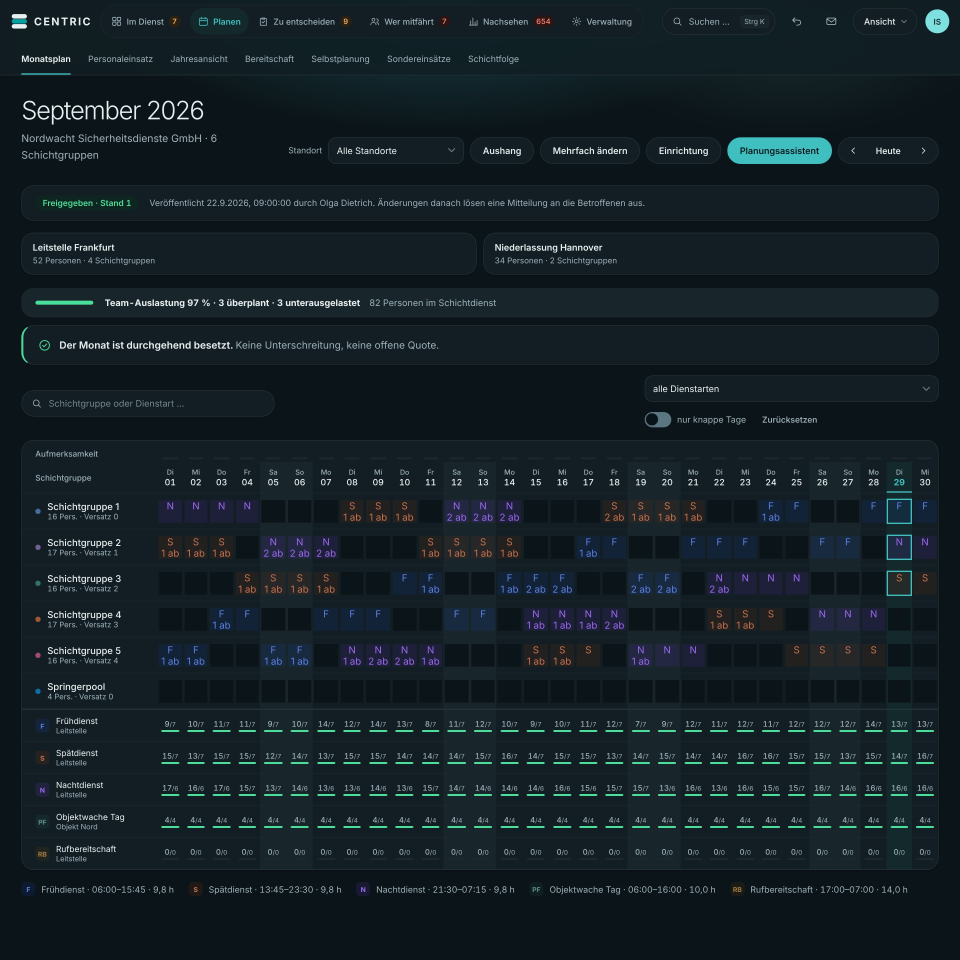
#> input picture marketing/ADV/CENTRIC Ad/assets_in/screens/leitung-plan-dunkel.jpg, 2880 x 2880 px, found by its file name (shown at 1/3 size)
$ python zuschnitt.py '../ADV/CENTRIC Ad/assets_in/screens/leitung-plan-dunkel.jpg' '../ADV/CENTRIC Ad/assets_in/screens/leitung-start-hell.jpg' '../ADV/CENTRIC Ad/assets_in/screens/leitung-plan-hell.jpg'
#> lines starting #> are read from the running program, lines starting #| are printed output that depends on the picture
# Bildausschnitte aus den echten App-Aufnahmen (2x) für die Broschüre
import sys, os
from PIL import Image
A, R, OUT = sys.argv[1], sys.argv[2], sys.argv[3]
# Aufruf: python3 zuschnitt.py <assets_in/screens> <weitere Aufnahmen aus pruefungen/bildersatz.mjs> bild
Z = {
 # Titel: nur der sichtbare Teil (176 × 131 mm bis an den Seitenrand). Ein Bild, das über die Seite
 # hinausragt, lässt Chromium beim Drucken weg.
 "titel_plan_dunkel": (A, "leitung-plan-dunkel.jpg", (0, 0, 2368, 1763)),
 "start":            (A, "leitung-start-hell.jpg", (0, 0, 2880, 1330)),
 "plan":             (A, "leitung-plan-hell.jpg", (0, 260, 2880, 2000)),
 "folge_raster":     (A, "leitung-folge-hell.jpg", (60, 830, 1425, 1680)),
 "folge_werte":      (A, "leitung-folge-hell.jpg", (40, 540, 2830, 810)),
 "pruef_kopf":       (A, "leitung-pruef-hell.jpg", (0, 200, 2880, 1015)),
 "pruef_liste":      (A, "leitung-pruef-hell.jpg", (2135, 1340, 2815, 2045)),
 "pruef_regel":      (A, "leitung-pruef-hell.jpg", (2135, 2080, 2815, 2390)),
 "krank":            (A, "dialog-krankmeldung.jpg", (722, 452, 2158, 1348)),
 "assistent":        (R, "dialog-planungsassistent.jpg", (700, 525, 2180, 1340)),
 "boerse":           (A, "leitung-boerse-hell.jpg", (60, 500, 2065, 1540)),
 "quals":            (A, "leitung-quals-hell.jpg", (60, 880, 2815, 1500)),
 "abrechnung":       (R, "leitung-abrechnung-hell.jpg", (0, 200, 2880, 830)),
 "chip_ppug":        (A, "leitung-untergrenzen-hell.jpg", (40, 872, 1200, 978)),
 "chip_34a":         (A, "leitung-quals-hell.jpg", (96, 1010, 840, 1090)),
 "chip_lenk":        (R, "leitung-lenkzeiten-hell.jpg", (66, 890, 726, 1135)),
 "chip_notruf":      (R, "leitung-notrufe-hell.jpg", (68, 722, 2098, 982)),
 "tel_plan":         (A, "telefon-plan-hell.jpg", None),
 "tel_anliegen":     (A, "telefon-anliegen-hell.jpg", None),
 "tel_heute":        (A, "telefon-heute-hell.jpg", None),
 "tel_heute_karte":  (A, "telefon-heute-hell.jpg", (16, 372, 764, 900)),
 "plan_dunkel_voll": (A, "leitung-plan-dunkel.jpg", (0, 0, 2880, 2880)),
}
for n, (d, f, box) in Z.items():
    im = Image.open(os.path.join(d, f)).convert("RGB")
#> im is the input picture: PIL image 2880x2880 RGB; mean R, G, B 21.2, 32.9, 38.6
    if box: im = im.crop(box)
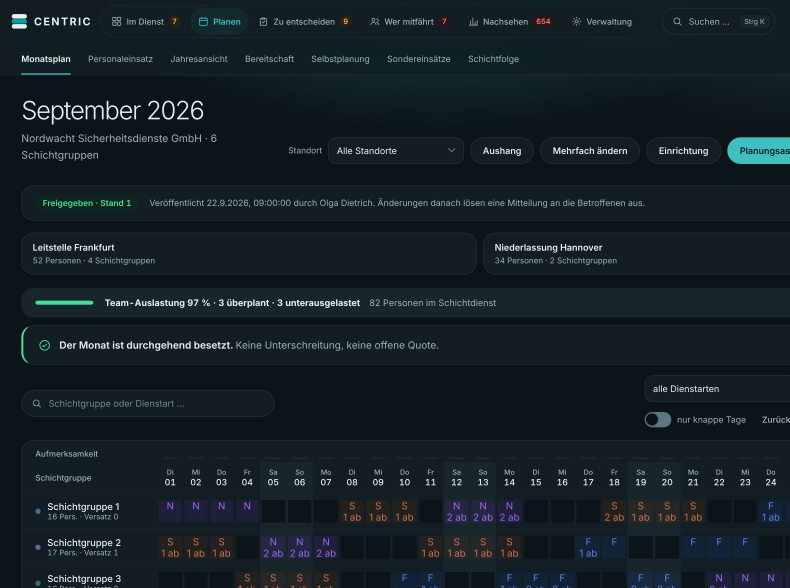
#> im: PIL image 2368x1763 RGB (shown at 1/3 size); mean R, G, B 21.6, 32.8, 38.5
    im.save(os.path.join(OUT, n + ".jpg"), quality=90, optimize=True, progressive=False)
    print(n, im.size)
#| titel_plan_dunkel (2368, 1763)
#> pass 2 of the loop `for n, (d, f, box) in Z.items():`:
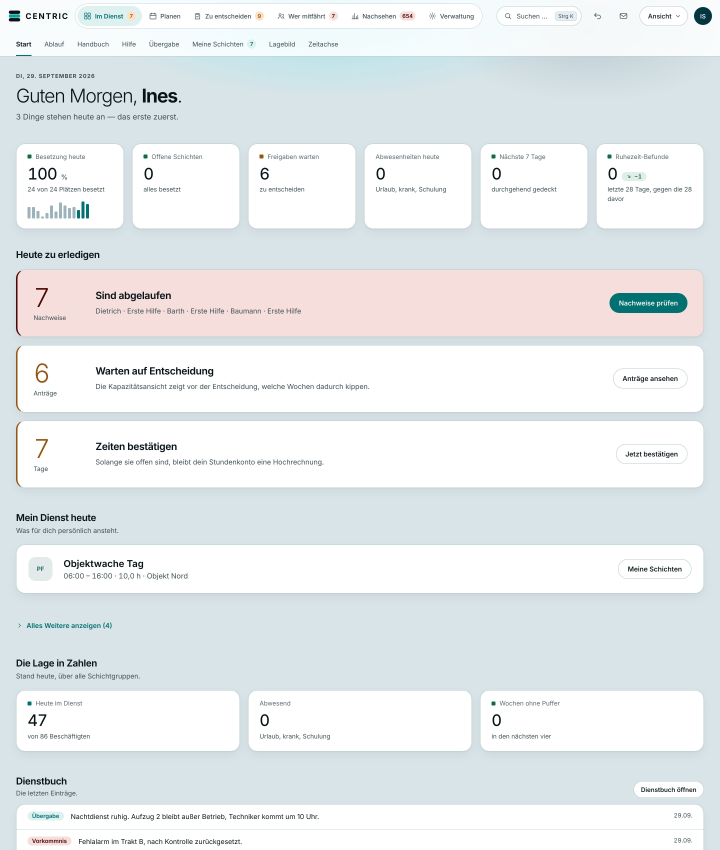
#> input picture marketing/ADV/CENTRIC Ad/assets_in/screens/leitung-start-hell.jpg, 2880 x 3400 px, found by its file name (shown at 1/4 size)
#> im is the input picture: PIL image 2880x3400 RGB; mean R, G, B 231.6, 235.9, 237.6
#> `if box: im = im.crop(box)`:
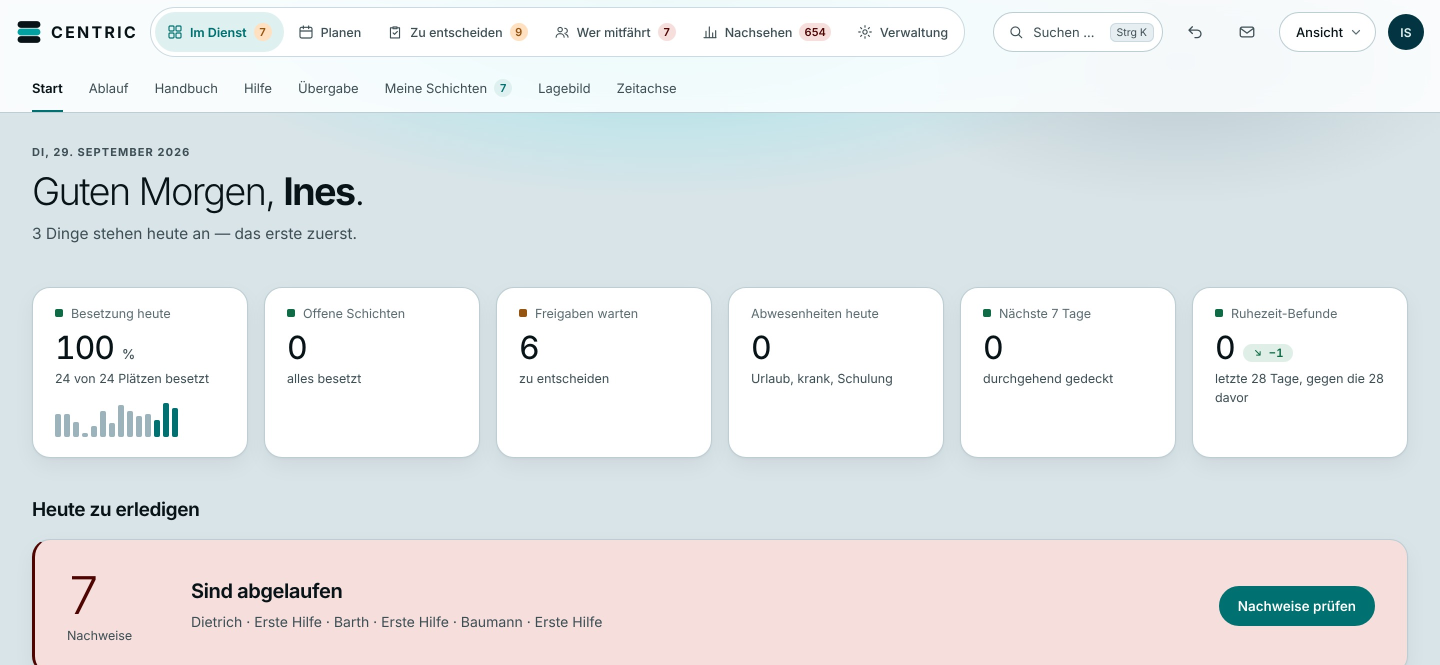
#> im: PIL image 2880x1330 RGB (shown at 1/2 size); mean R, G, B 228.8, 231.7, 233.4
#| start (2880, 1330)
#> pass 3 of the loop `for n, (d, f, box) in Z.items():`:
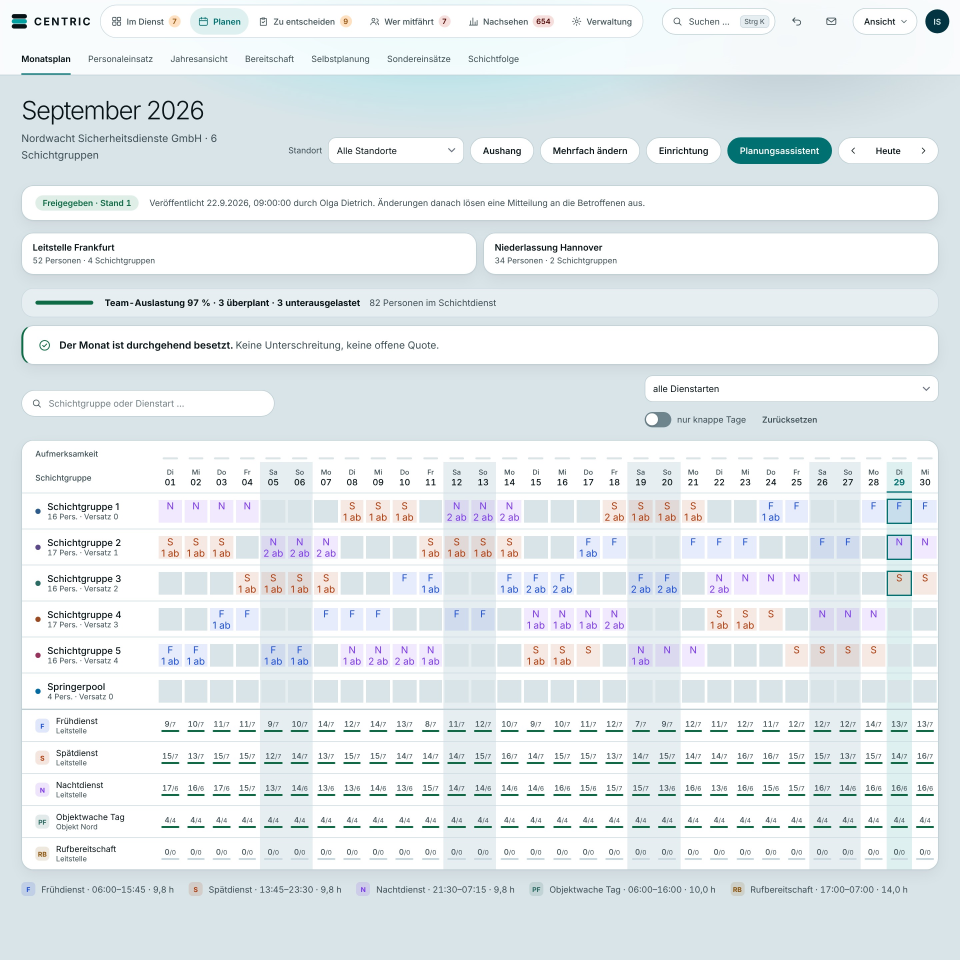
#> input picture marketing/ADV/CENTRIC Ad/assets_in/screens/leitung-plan-hell.jpg, 2880 x 2880 px, found by its file name (shown at 1/3 size)
#> im is the input picture: PIL image 2880x2880 RGB; mean R, G, B 228.4, 234.9, 237.4
#> `if box: im = im.crop(box)`:
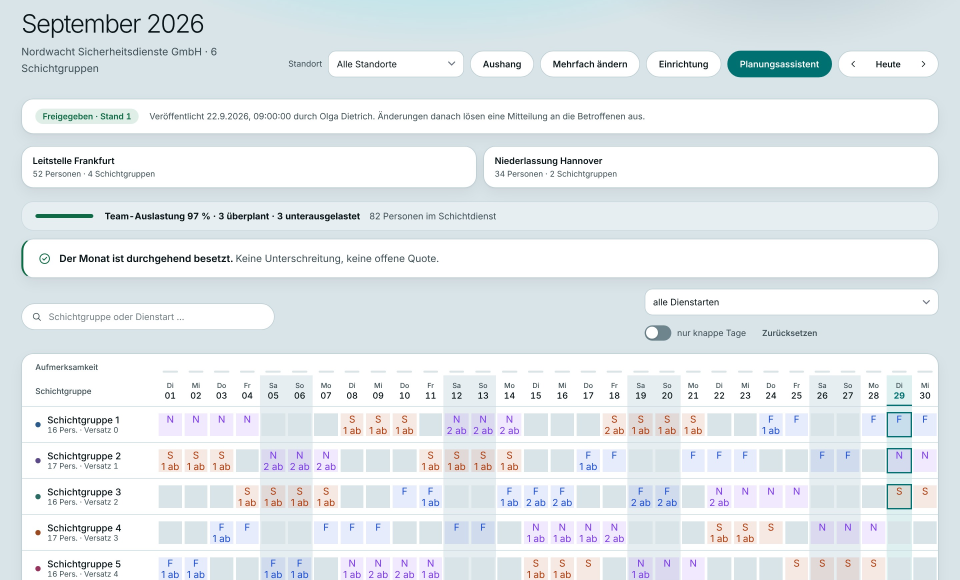
#> im: PIL image 2880x1740 RGB (shown at 1/3 size); mean R, G, B 228.1, 234, 237.2
#| plan (2880, 1740)
#> (the run stopped early here; a loop or call above may not have finished)
